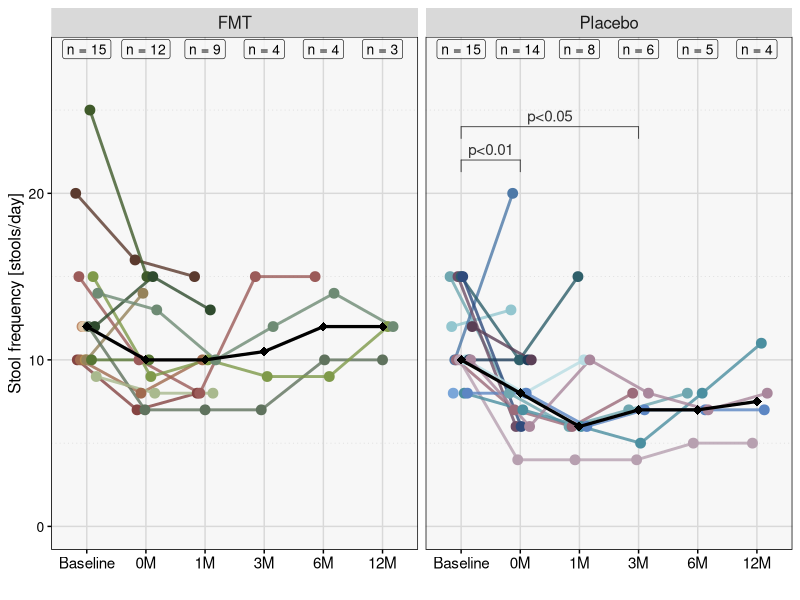

Reproduce this figure in R. (Note: this script raises an error after producing the figure.)
library(tidyverse)
library(ggpubr)

# Load data 
metadata <- read_delim("data/metadata.csv") %>%  
  filter(
    project != "donor_batch",
    !(stage %in% c("treatment_5", "treatment_10", "treatment_15", "treatment_21"))) %>%
  mutate(stage = factor(stage, levels= c("inclusion", "followup_30d", "followup_1m", "followup_3m", "followup_6m", "followup_12m")))


# Function - Assign color to id 
fmt_cols <- c(
  "#5B3A2E","#854442","#9B5B59","#A06A4E","#C08E6D","#E0C6A8",
  "#B08A4F","#95825A","#5f725d","#3F5A2A","#577533","#7F9A4A",
  "#2F4B2E","#A9B98E", "#6E8B74"
)

plac_cols <- c(
  "#6FA7B0","#93C6CF","#7AA6D9","#4E79A7","#9B6B7A","#6F5068",
  "#B7A0B0","#2F5F6A","#2F4B7C","#4B8FA0","#B9DDE3","#5C86C3",
  "#1F3E5A","#A9879C","#5A3F56"
)

make_col_map <- function(id_key, fmt_cols, plac_cols,
                         group_fmt = "FMT", group_plac = "placebo",
                         id_col = "id", group_col = "group") {
  
  key <- id_key %>%
    distinct(id = .data[[id_col]], group = .data[[group_col]]) %>%
    mutate(id = as.character(id), group = as.character(group))
  
  fmt_ids  <- key %>% filter(group == group_fmt)  %>% pull(id) %>% sort()
  plac_ids <- key %>% filter(group == group_plac) %>% pull(id) %>% sort()
  
  c(
    setNames(rep(fmt_cols,  length.out = length(fmt_ids)),  fmt_ids),
    setNames(rep(plac_cols, length.out = length(plac_ids)), plac_ids)
  )
}

id_key <- metadata %>% distinct(id, group)
col_map <- make_col_map(id_key, fmt_cols, plac_cols)

stool_fre_stats <- read_delim("data/within_group_stoolfre_stats.tsv")

get_p_label_stool_fre <- function(xmin, xmax, group_name) {
  stool_fre_stats %>%
    filter(
      group == group_name,
      from_timepoint == xmin,
      to_timepoint == xmax
    ) %>%
    pull(p_val_bf_adj) %>%
    {
      case_when(
        length(.) == 0 ~ NA_character_,
        is.na(.) ~ NA_character_,
        . < 0.0001 ~ "p<0.0001",
        . < 0.001  ~ "p<0.001",
        . < 0.01   ~ "p<0.01",
        . < 0.05   ~ "p<0.05",
        TRUE       ~ "p>0.05"
      )
    }
}

add_sig_bracket_stool_fre <- function(xmin, xmax, group_name, y.position) {
  
  p_label <- get_p_label_stool_fre(xmin, xmax, group_name)
  
  if (is.na(p_label) || p_label == "p>0.05") {
    return(NULL)
  }
  
  geom_bracket(
    data = metadata %>%
      filter(group == group_name) %>%
      distinct(group, .keep_all = TRUE),
    aes(
      xmin = xmin,
      xmax = xmax,
      y.position = y.position
    ),
    label = p_label,
    label.size = 11 / .pt,
    family = "Helvetica",
    color = "grey20"
  )
}


# Stool frequency plot 
n_counts <- metadata %>%
  filter(!is.na(stool_fre)) %>% 
  group_by(group, stage) %>%
  summarise(n = n_distinct(id), .groups = "drop")

stool_fre_plot_front <- ggplot(metadata, aes(x = stage, y = stool_fre, color = id)) +
  facet_grid(. ~ group, labeller = as_labeller(c("FMT" ="FMT", "placebo" = "Placebo"))) +
  geom_line(aes(group = id), alpha = 0.8, position = position_dodge(0.4), linewidth=1) +
  geom_point(aes(group = id), size = 3,  position = position_dodge(0.4)) +
  stat_summary(aes(group = 1), fun = median, geom = "line", color = "black", linewidth = 1.1) +
  stat_summary(aes(group = 1), fun = median, geom = "point", color = "black", size = 3, shape = 18) + 
  scale_x_discrete(labels = c("Baseline", "0M", "1M", "3M", "6M", "12M")) + 
  scale_color_manual(name = NULL, values = col_map) + 
  labs(x = "", y = "Stool frequency [stools/day]") + 
  scale_y_continuous(limits = c(0, 28), 
                     breaks = c(0, 10, 20)) + 
  theme(text = element_text(family = "Helvetica"), 
        panel.background = element_rect(fill="grey97"),
        panel.grid.major = element_line(color = "grey85"), 
        panel.grid.minor = element_line(color = "grey85", linetype = "dotted"), 
        axis.ticks.x = element_line(color = "black"), 
        axis.ticks.y = element_line(color = "black"),
        axis.line = element_line(color = "black", linewidth = 0.1),
        panel.border = element_rect(color = "black", fill = NA, linewidth = 0.5),
        plot.background = element_rect(fill = "transparent", color = "transparent"),
        legend.position = "none", 
        axis.text.x = element_text(color = "black", size = 11),
        axis.text.y = element_text(color = "black", size = 10), 
        axis.title.y = element_text(size = 12),
        strip.text.x = element_text(size = 12)
  ) + 
  geom_label(
    data = n_counts,
    aes(x = stage, y = 27.5, label = paste0("n = ", n)),
    inherit.aes = FALSE,
    vjust = -0.5,
    size = 10/.pt,
    label.size = 0.2,
    fill="grey97",
    alpha = 0.8
  ) + 
  add_sig_bracket_stool_fre("inclusion", "followup_30d", "FMT", 25) +
  add_sig_bracket_stool_fre("inclusion", "followup_1m", "FMT", 26.3) +
  add_sig_bracket_stool_fre("inclusion", "followup_3m", "FMT", 27) +
  add_sig_bracket_stool_fre("inclusion", "followup_6m", "FMT", 28) +
  add_sig_bracket_stool_fre("inclusion", "followup_12m", "FMT", 29) +
  add_sig_bracket_stool_fre("inclusion", "followup_30d", "placebo", 22) +
  add_sig_bracket_stool_fre("inclusion", "followup_1m", "placebo", 26) +
  add_sig_bracket_stool_fre("inclusion", "followup_3m", "placebo", 24) +
  add_sig_bracket_stool_fre("inclusion", "followup_6m", "placebo", 28) +
  add_sig_bracket_stool_fre("inclusion", "followup_12m", "placebo", 29) 

stool_fre_plot 

#ggsave("./plots/figure_2.tiff", plot=stool_fre_plot, dpi = 300, w=20.375, h=9)


# cPDAI plot 

cpdai_stats <- read_delim("data/within_group_cpdai_stats.tsv")

n_counts <- metadata %>%
  filter(!is.na(cpdai_sum)) %>% 
  group_by(group, stage) %>%
  summarise(n = n_distinct(id), .groups = "drop")

get_p_label_cpdai <- function(xmin, xmax, group_name) {
  cpdai_stats %>%
    filter(
      group == group_name,
      from_timepoint == xmin,
      to_timepoint == xmax
    ) %>%
    pull(p_val_bf_adj) %>%
    {
      case_when(
        length(.) == 0 ~ NA_character_,
        is.na(.) ~ NA_character_,
        . < 0.0001 ~ "p<0.0001",
        . < 0.001  ~ "p<0.001",
        . < 0.01   ~ "p<0.01",
        . < 0.05   ~ "p<0.05",
        TRUE       ~ "p>0.05"
      )
    }
}

add_sig_bracket_cpdai <- function(xmin, xmax, group_name, y.position) {
  
  p_label <- get_p_label_cpdai(xmin, xmax, group_name)
  
  if (is.na(p_label) || p_label == "p>0.05") {
    return(NULL)
  }
  
  geom_bracket(
    data = metadata %>%
      filter(group == group_name) %>%
      distinct(group, .keep_all = TRUE),
    aes(
      xmin = xmin,
      xmax = xmax,
      y.position = y.position
    ),
    label = p_label,
    label.size = 11 / .pt,
    family = "Helvetica",
    color = "grey20"
  )
}


cpdai_plot <- ggplot(metadata, aes(x = stage, y = cpdai_sum, color = id)) +
  facet_grid(. ~ group, labeller = as_labeller(c("FMT" ="FMT", "placebo" = "Placebo"))) +
  geom_line(aes(group = id), alpha = 0.8, position = position_dodge(0.4), linewidth=1) +
  geom_point(aes(group = id), size = 3,  position = position_dodge(0.4)) +
  stat_summary(aes(group = 1), fun = median, geom = "line", color = "black", linewidth = 1.1) +
  stat_summary(aes(group = 1), fun = median, geom = "point", color = "black", size = 3, shape = 18) +
  scale_x_discrete(labels = c("Baseline", "0M", "1M", "3M", "6M", "12M")) + 
  scale_color_manual(name = NULL, values = col_map) + 
  labs(x = "", y = "Clinical PDAI") + 
  theme(text = element_text(family = "Helvetica"),
        panel.background = element_rect(fill="grey97"),
        panel.grid.major = element_line(color = "grey85"), 
        panel.grid.minor = element_line(color = "grey85", linetype = "dotted"), 
        axis.ticks.x = element_line(color = "black"), 
        axis.ticks.y = element_line(color = "black"),
        axis.line = element_line(color = "black", linewidth = 0.1),
        panel.border = element_rect(color = "black", fill = NA, linewidth = 0.5),
        plot.background = element_rect(fill = "transparent", color = "transparent"),
        legend.position = "none", 
        axis.text.x = element_text(color = "black", size = 11),
        axis.text.y = element_text(color = "black", size = 10), 
        axis.title.y = element_text(size = 12),
        strip.text.x = element_text(size = 12)) +
  scale_y_continuous(
    limits = c(0, 8.3),
    breaks = c(0, 2, 4, 6)) +
  geom_label(
    data = n_counts,
    aes(x = stage, y = 8.0, label = paste0("n = ", n)),
    inherit.aes = FALSE,
    vjust = -0.5,
    size = 10/.pt,
    label.size = 0.2,
    fill="grey97",
    alpha = 0.8
  ) +
  add_sig_bracket_cpdai("inclusion", "followup_30d", "FMT", 6.5) +
  add_sig_bracket_cpdai("inclusion", "followup_1m", "FMT", 6.9) +
  add_sig_bracket_cpdai("inclusion", "followup_3m", "FMT", 7.3) +
  add_sig_bracket_cpdai("inclusion", "followup_6m", "FMT", 7.7) +
  add_sig_bracket_cpdai("inclusion", "followup_12m", "FMT", 11) +
  add_sig_bracket_cpdai("inclusion", "followup_30d", "placebo", 5.5) +
  add_sig_bracket_cpdai("inclusion", "followup_1m", "placebo", 5.9) +
  add_sig_bracket_cpdai("inclusion", "followup_3m", "placebo", 6.3) +
  add_sig_bracket_cpdai("inclusion", "followup_6m", "placebo", 6.7) +
  add_sig_bracket_cpdai("inclusion", "followup_12m", "placebo", 7.1) 
  
#ggsave("./plots/figure_3.tiff", plot=cpdai_plot, dpi = 300, w=20.375, h=9)
